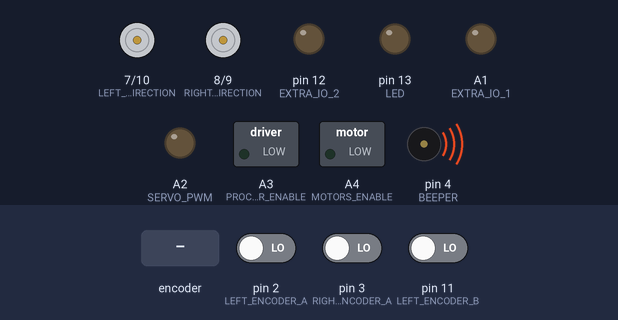
Bench run of a sketch on a simulated Arduino Nano, built with avr-gcc and run on an emulated ATmega328P. Parts: direction and speed pins drawn as motors (green arrow = direction pin HIGH = forward, orange = LOW = backward, longer = more drive), switched loads named in the sketch (green lamp = pin HIGH), output pins drawn as LEDs (lit = HIGH), buzzer (waves = sounding). The inputs (shaded band) are chosen by the test bench; at power-on: pin 2 (LEFT_ENCODER_A) LOW, pin 3 (RIGHT_ENCODER_A) LOW, pin 11 (LEFT_ENCODER_B) LOW. Pins used as bus, display or sensor lines are not drawn; what the sketch prints to the serial monitor is not drawn.

Above: at 0.2 s.
At 1.78 s:
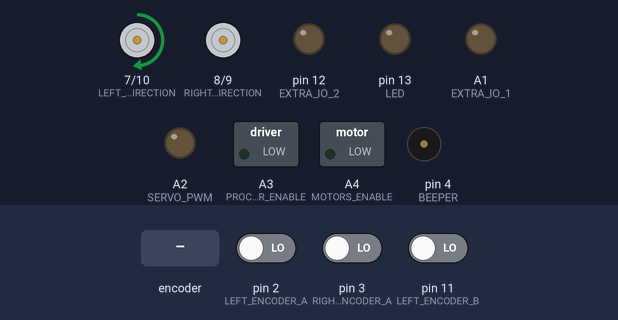
1.8 s: rotary encoder on pin 2 (LEFT_ENCODER_A) / pin 6 (RIGHT_ENCODER_B) turned 1 step (first pin leading)
At 3.9 s:
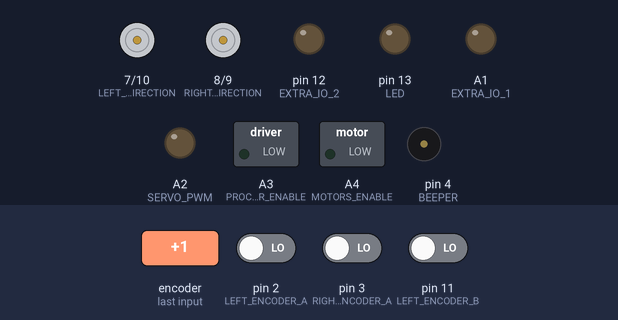
Timing chart, 0 to 17.2 s (numbered marks = the images above; inputs shaded):
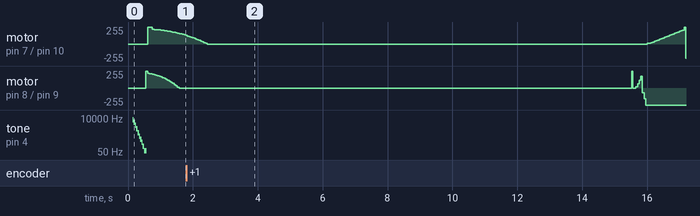

The sketch:

velocityPID.ino
```cpp
/*   Firmware for Arduino board V4

     Written by Jack Buffington 2019 with the exception of the Morse Code beep functions, which are lightly modified from
     what can be found on the Arduino website.

     This board controls the motors and power for the mapping robot.  It is tasked with the following:
 *   * Drive according to commands given by the main processor
 *   * Control the power to the main processor, motors, and itself.
 *   * Monitor the battery voltage
 *   * Track position via encoders
 *   * Output beep or tone codes via a speaker
 *   * Determines if a wheel is stuck
 *   * Monitors bump sensors

     Control of this board will be done via serial data <TODO:  Verify that this is true.  It could be through USB serial.>

     This program will address serial commands through the main loop and will do the real-time tasks such as PID and reading
     the encoders from within interrupts.

     This program maintains a status byte which can be sent to the host processor.  The status byte is as follows:

    Status byte: <76543210>
    bit 7: in motion
    bit 6: left wheel stuck
    bit 5: right wheel stuck
    bit 4: bump sensor pressed
    bit 3: extra 4 is high
    bit 2: extra 3 is high
    bit 1: extra 2 is high
    bit 0: last motion completed successfully


    To program my Arduino clone, I need to select the processor as ATMEGA328P (Old Bootloader) otherwise I get a bunch of this:

    avrdude: stk500_recv(): programmer is not responding
    avrdude: stk500_getsync() attempt 1 of 10: not in sync: resp=0x00
    avrdude: stk500_recv(): programmer is not responding
    avrdude: stk500_getsync() attempt 2 of 10: not in sync: resp=0x00


*/

#define VOLTAGE_DETECT        A0
#define SERVO_PWM             A2
#define PROCESSOR_ENABLE      A3
#define MOTORS_ENABLE         A4
#define BUTTON                A5

#define MAIN_POWER_ENABLE     5
#define BEEPER                4

#define RIGHT_ENCODER_A       3
#define RIGHT_ENCODER_B       6
#define LEFT_ENCODER_A        2
#define LEFT_ENCODER_B        11


#define LEFT_MOTOR_PWM        10    // Pins 9 and 10 are capable of analog write.  The control scheme will need to take into account
#define LEFT_MOTOR_DIRECTION  7   // the direction and sometimes invert the PWM to match the actual desired speed.  The two pins
#define RIGHT_MOTOR_DIRECTION 8    // for each motor correspond to the two outputs for the motor or in other words, the L298 is actually
#define RIGHT_MOTOR_PWM       9    // A quad half bridge device with the enables done in pairs.


#define EXTRA_IO_4            A7   // A7 is analog input only!
#define EXTRA_IO_3            A6   // A6 is analog input only!
#define EXTRA_IO_2            12
#define EXTRA_IO_1            A1
#define LED                   13

// 14.97V is where my drill considers the battery to be dead
// After sitting for a while, a freshly charged battery is at 20.2V
#define BATTERY_FULL          20200
#define BATTERY_DEAD          15000

//#define SERIAL_BUFFER_SIZE    8
//// queue depth is how many messages can be waiting for the main program at any given time.
//#define QUEUE_DEPTH           3


//
// PID control values (yes, I did play with the values but this ended up working good enough...)
// You may want to play with them more if you need to make more rapid starts and stops to avoid oscillation.
#define P_TERM                1 // 2
#define D_TERM                1 // 3


// for motor control
//unsigned int interruptsLeft = 0; // Used for determining how far to drive
int desiredLeftVelocity = 0;   // Used by the PID interrupt routine.  Don't write to these directly.  Let setupMotion() write to them.
int desiredRightVelocity = 0;


// For communicating with the PID interrupt
int rampingUpTimeslotsGlobal;
int rampingDownTimeslotsGlobal;
int constantTimeslotsGlobal;
int leftMaxVelocityGlobal;
int rightMaxVelocityGlobal;
int leftAccelerationGlobal;
int rightAccelerationGlobal;
volatile bool inMotion = false; // Volatile so that the compiler doesn't optimize away loops waiting for it to change.


// For keeping track of position
long leftEncoder;   // Actual position of the encoder
long rightEncoder;
int  leftEncoderVelocity; // This is reset every interrupt and is used for PID calculations
int  rightEncoderVelocity;


void setup()
{
  // Enable power to the whole board without requiring that the user hold the button.
  digitalWrite(MAIN_POWER_ENABLE, HIGH);

  // Wait a moment for power to stabilize then check the main battery voltage
  delay(100);

  // Set the pins to be inputs or outputs
  pinMode(VOLTAGE_DETECT, INPUT);
  pinMode(SERVO_PWM, OUTPUT);
  pinMode(PROCESSOR_ENABLE, OUTPUT);
  pinMode(MOTORS_ENABLE, OUTPUT);
  pinMode(BUTTON, INPUT);
  pinMode(MAIN_POWER_ENABLE, OUTPUT);
  pinMode(BEEPER, OUTPUT);
  pinMode(RIGHT_ENCODER_A, INPUT);
  pinMode(RIGHT_ENCODER_B, INPUT);
  pinMode(LEFT_ENCODER_A, INPUT);
  pinMode(LEFT_ENCODER_B, INPUT);
  pinMode(LEFT_MOTOR_PWM, OUTPUT);
  pinMode(LEFT_MOTOR_DIRECTION, OUTPUT);
  pinMode(RIGHT_MOTOR_PWM, OUTPUT);
  pinMode(RIGHT_MOTOR_DIRECTION, OUTPUT);
  pinMode(EXTRA_IO_4, OUTPUT);
  pinMode(EXTRA_IO_3, OUTPUT);
  pinMode(EXTRA_IO_2, OUTPUT);
  pinMode(EXTRA_IO_1, OUTPUT);
  pinMode(LED, OUTPUT);

  // Set up the USB serial port
  Serial.begin(2000000);

  beep(50,16000);
  beep(50,8000);
  beep(50,4000);
  beep(50,2000);
  beep(50,1000);
  beep(50,500);
  beep(50,250);
  beep(50,125);
  beep(50,62);

  setupMotorStuff();
} // end of setup()


void loop()
{

  // Control the motors with ramping
  setupMotion(100, 300, 80, 8000);
  while(inMotion == true)
    { // Just hang out while the movement happens
    }
  Serial.println("A");


  setupMotion(-20, -300, 500, 3000);
  while(inMotion == true)
    { // Just hang out while the movement happens
    }
  Serial.println("B");
}


byte readBattery()
{ // outputs a value in the range of 0 to 100 which represents the roughly remaining capacity of the battery in percentage.ch tex


  /*
   *  Due to the voltage divider that I am using:  200K and 47K, this multiplies the voltage by .1903
   *  With 1024 counts for 5V, to get the voltage read, I need to multiply the counts by 5 and divide by 1024.
   *  To get the actual voltage of the battery, I would want to multiply that by 1/.1903.  To get this voltage,
   *  it is roughly equivalent to multiplying by (1681/65536).  Of course, since we are dealing with only whole
   *  numbers, this doesn't leave much resolution so this program is working in voltage * 1000.  This makes the
   *  calculation be <analog reading> * (1681702/65536).  An unsigned long can handle the values in the range
   *   0-4,294,967,295.  1681702 * 1024 (the max reading) is 1,722,062,848.  This will fit within an unsigned long!
   */
  unsigned long batteryVoltage;
  batteryVoltage = analogRead(VOLTAGE_DETECT); // gives me a value in the range of 0 to 1024.
  Serial.print("ADC reading: ");
  Serial.println(batteryVoltage);


  batteryVoltage *= 1681702;
  batteryVoltage >>= 16; // Make sure that the calculation is fast rather than doing a real division.
  Serial.print("voltage: ");
  Serial.println(batteryVoltage);


  // Calculate the rough remaining battery capacity based on a linear relationship to the voltage
  batteryVoltage -= BATTERY_DEAD;

  word batteryRange = BATTERY_FULL - BATTERY_DEAD;
  // Since I am working in integer math, I can't just divide batteryVoltage by the battery range since I
  // would get zero every time so I'm going to multiply the battery voltage by 100 first to give me a result in the range of
  // 0 to ~100.
  batteryVoltage *= 100;

  batteryVoltage /= batteryRange;

  if (batteryVoltage > 100) // It could be higher because I set the full voltage a little lower than what it really
    batteryVoltage = 100;   // is when it is full.

  return batteryVoltage;
}
```

beeperStuff.ino
```cpp
// Things in this file relate to the beeper used on the robot board.  There is a beep routine that can beep for varying times at
// varying frequency and there is code to output Morse code messages.


// Stuff relating to Morse code:
#define DOT_DELAY            30 // for morse code


char* letters[] =
{
  ".-", "-...", "-.-.", "-..", ".", "..-.", "--.", "....", "..", // A-I
  ".---", "-.-", ".-..", "--", "-.", "---", ".--.", "--.-", ".-.", // J-R
  "...", "-", "..-", "...-", ".--", "-..-", "-.--", "--.." // S-Z
};

char* numbers[] =
{
  "-----", ".----", "..---", "...--", "....-", ".....",
  "-....", "--...", "---..", "----."
};


void beep(unsigned int duration, int frequency)
{ // beeps for duration milliseconds at the desired frequency

  // Calculate the delay needed for the desired frequency
  int delayInMicroseconds = 1000000 / frequency;

  unsigned long numberOfCycles = duration; // I'm breaking this up to avoid math issues that give incorrect results
  numberOfCycles *= 1000;
  numberOfCycles /= delayInMicroseconds;

  bool pinState = 0;

  for(int I = 0; I < numberOfCycles; I++)
  {
    if(pinState)
      digitalWrite(BEEPER, LOW);
    else
      digitalWrite(BEEPER,HIGH);
    pinState = !pinState;

    delayMicroseconds(delayInMicroseconds);
  }

  // Set the BEEPER pin LOW to conserve power
  digitalWrite(BEEPER, LOW);
}


// The Morse code code is lightly modified from what is on the Arduino website (I didn't feel like reinventing this particular wheel)
void sendMorseString(char* theString)
{ // Sends letters, numbers and spaces only.  Punctuation or other characters will be ignored.
  // This is used at startup only.  During normal operation, characters are sent one at a time between successive loop()'s.
  char ch;
  int I = 0;
  while (theString[I] != NULL)
  {
    ch = theString[I];
    I++;

    if (ch >= 'a' && ch <= 'z')
    {
      sendMorseCharacter(letters[ch - 'a']);
    }

    else if (ch >= 'A' && ch <= 'Z')
    {
      sendMorseCharacter(letters[ch - 'A']);
    }

    else if (ch >= '0' && ch <= '9')
    {
      sendMorseCharacter(numbers[ch - '0']);
    }

    else if (ch == ' ') // SPACE
    {
      int temp = DOT_DELAY;
      temp *= 6; // Was 4
      delay(temp);
    }
  }
}

void sendMorseCharacter(char* sequence)
{
  int I = 0;
  while (sequence[I] != NULL)
  {
    outputDotOrDash(sequence[I]);
    I++;
  }
  int temp = DOT_DELAY;
  temp *= 6;
  delay(temp); // space between characters
}


void outputDotOrDash(char dotOrDash)
{
  int dashDelay = DOT_DELAY;
  dashDelay *= 3;

  if (dotOrDash == '.')
    beep(DOT_DELAY, 2000);
  else // must be a -
    beep(dashDelay, 2000);
  delay(dashDelay); //  space between beeps
}
```

Source omitted: motorStuff.ino (16150 bytes)

Measured:
- by itself, tone on pin 4 (BEEPER): plays 7583 Hz for 0.04 s, 5064 Hz for 0.04 s, 3139 Hz for 0.04 s, 1865 Hz for 0.04 s, 992 Hz for 0.04 s, 568 Hz for 0.04 s … (10 notes in this stretch)
